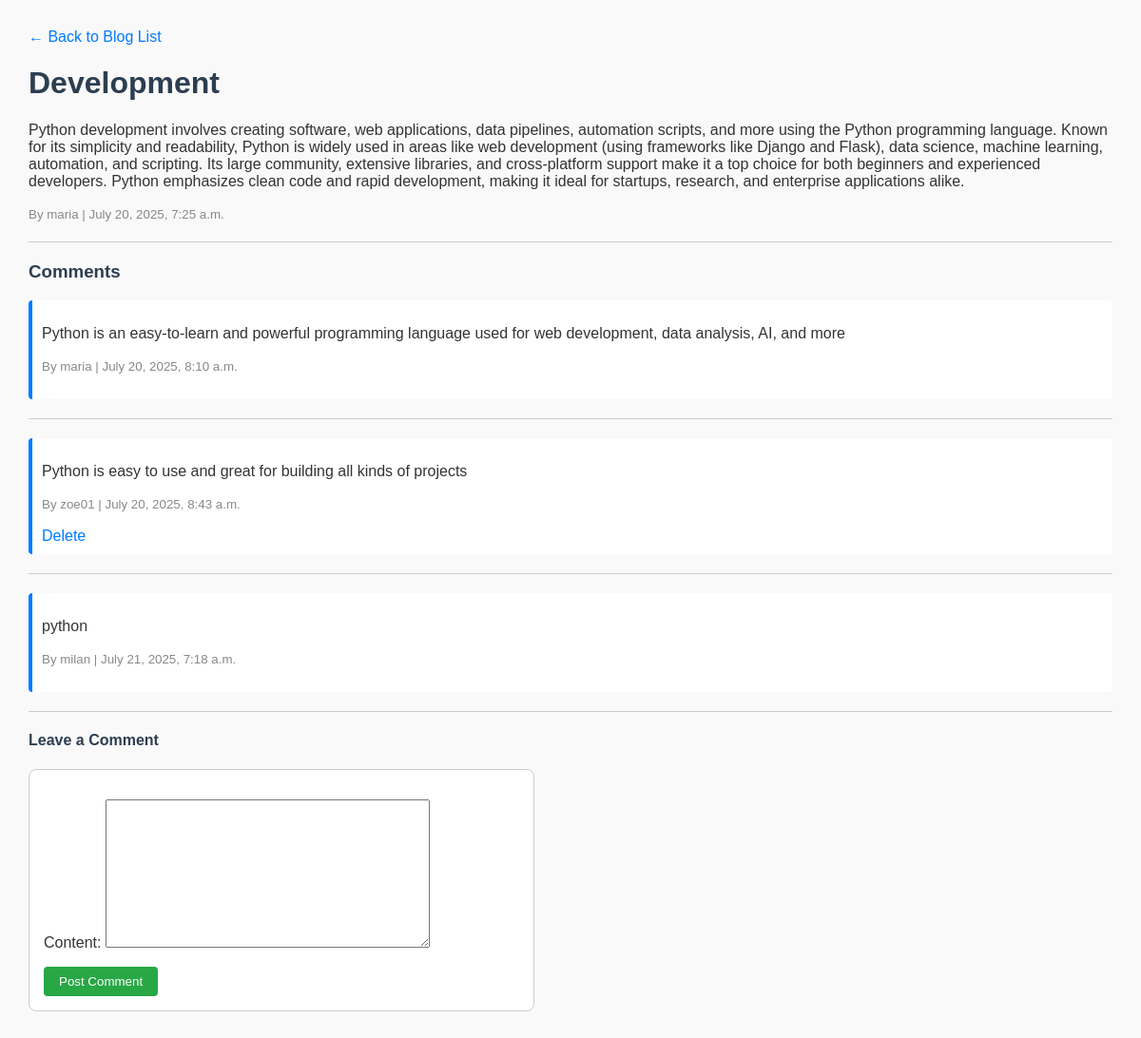
Screenshot of /blog/post/3/ (signed in) with the database file from the repository.
### blog/models.py (models this page shows, shortened)
class BlogPost(models.Model):
    author = models.ForeignKey(settings.AUTH_USER_MODEL, on_delete=models.CASCADE)
    title = models.CharField(max_length=255)
    content = models.TextField()
    image = models.ImageField(upload_to='blog_images/', blank=True, null=True)
    created_at = models.DateTimeField(auto_now_add=True)
    updated_at = models.DateTimeField(auto_now=True)

class Comment(models.Model):
    post = models.ForeignKey(BlogPost, related_name='comments', on_delete=models.CASCADE)
    user = models.ForeignKey(settings.AUTH_USER_MODEL, on_delete=models.CASCADE)
    content = models.TextField()
    created_at = models.DateTimeField(auto_now_add=True)

### user_authentication/models.py (models this page shows)
class CustomUser(AbstractUser):
    phone_number = models.CharField(max_length=15, blank=True)
    profile_picture = models.ImageField(upload_to='profiles/', blank=True, null=True)
    def __str__(self):
        return '{}'.format(self.username)

### blog/views.py (the view)
# urls.py: path('post/<int:pk>/', views.blog_detail, name='blog_detail'),
def blog_detail(request, pk):
    post = get_object_or_404(BlogPost, pk=pk)
    comments = post.comments.all()
    if request.method == 'POST':
        if not request.user.is_authenticated:
            return redirect('login')
        form = CommentForm(request.POST)
        if form.is_valid():
            comment = form.save(commit=False)
            comment.post = post
            comment.user = request.user
            comment.save()
            return redirect('blog:blog_detail', pk=post.pk)
    else:
        form = CommentForm()
    return render(request, 'blog_detail.html', {
        'post': post,
        'comments': comments,
        'form': form
    })

### blog/forms.py
class CommentForm(forms.ModelForm):
    class Meta:
        model = Comment
        fields = ['content']

### blog/templates/blog_detail.html (shortened to what this page needs)
<!DOCTYPE html>
<html lang="en">
<head>
</head>
<body>
<a href="{% url 'blog:blog_list' %}">← Back to Blog List</a>
    <h1>{{ post.title }}</h1>
    <p>{{ post.content }}</p>
    <p><small>By {{ post.author.username }} | {{ post.created_at }}</small></p>
    <hr>
    <h3>Comments</h3>
    {% for comment in comments %}
        <div>
            <p>{{ comment.content }}</p>
            <p><small>By {{ comment.user.username }} | {{ comment.created_at }}</small></p>
            {% if comment.user == user %}
                <a href="{% url 'blog:delete_comment' comment.pk %}">Delete</a>
            {% endif %}
        </div>
        <hr>
    {% empty %}
        <p>No comments yet.</p>
    {% endfor %}
    {% if user.is_authenticated %}
        <h4>Leave a Comment</h4>
        <form method="POST">
            {{ form.as_p }}
            <button type="submit">Post Comment</button>
        </form>
    {% else %}
        <p><a href="{% url 'login' %}">Login</a> to comment.</p>
    {% endif %}
</body>
</html>

### blog/templates/blog_detail.html (style rules this page uses)
body { font-family: Arial, sans-serif; margin: 30px; background-color: #f9f9f9; color: #333; }
a { text-decoration: none; color: #007BFF; }
h1, h3, h4 { color: #2c3e50; }
form { background-color: #fff; padding: 15px; border: 1px solid #ccc; border-radius: 8px; max-width: 500px; }
form button { padding: 8px 16px; background-color: #28a745; color: white; border: none; border-radius: 4px; cursor: pointer; }
div { background-color: #ffffff; padding: 10px; margin-bottom: 10px; border-left: 4px solid #007BFF; border-radius: 4px; }
small { color: #888; }
hr { border: none; height: 1px; background-color: #ccc; margin: 20px 0; }

### rows the page displays
BlogPost: title "Development", content "Python development involves creating software, web applications, data pipelines, automation scripts, and more using the Python programming language. Known for its simplicity and readability, Python is widely used in areas like web development (using frameworks like Django and Flask), data science, machine learning, automation, and scripting. Its large community, extensive libraries, and cross-platform support make it a top choice for both beginners and experienced developers. Python emphasizes clean code and rapid development, making it ideal for startups, research, and enterprise applications alike.", author.username "maria", created_at "July 20, 2025, 7:25 a.m."
Comment: content "Python is an easy-to-learn and powerful programming language used for web development, data analysis, AI, and more", user.username "maria", created_at "July 20, 2025, 8:10 a.m."
Comment: content "Python is easy to use and great for building all kinds of projects", user.username "zoe01", created_at "July 20, 2025, 8:43 a.m.", shows "Delete"
Comment: content "python", user.username "milan", created_at "July 21, 2025, 7:18 a.m."
